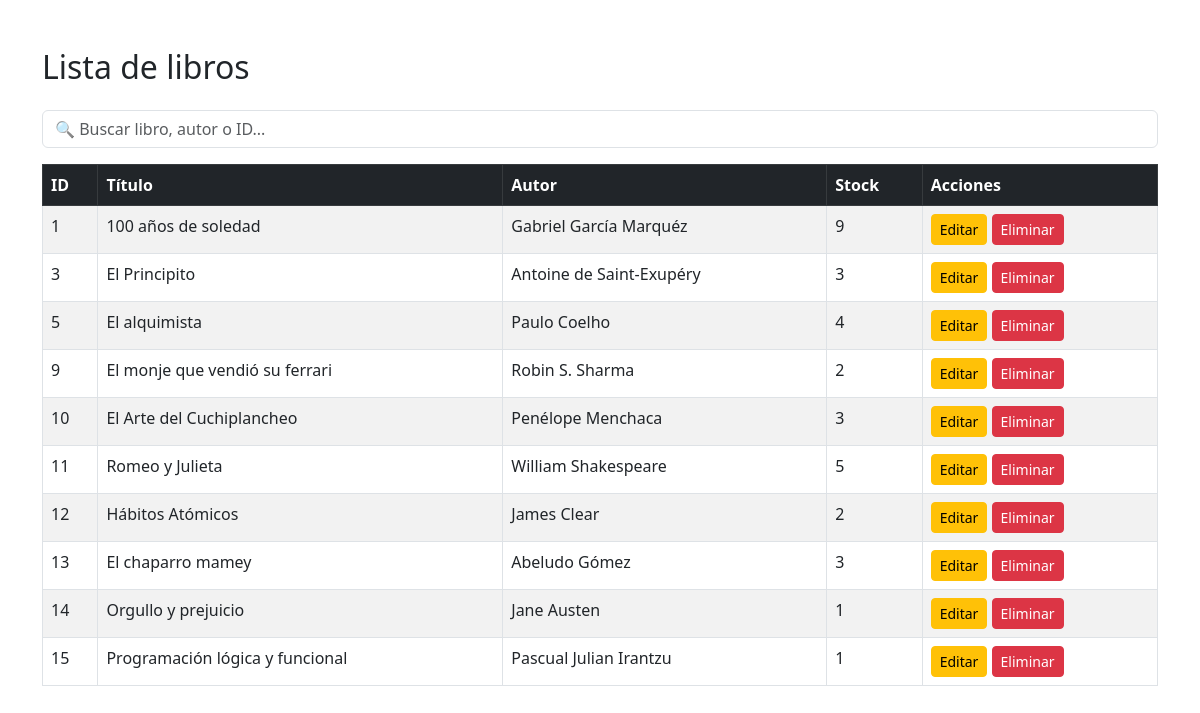
The app's page /ConsultarLibros.php (signed in) with its own data.
### tables this page shows
CREATE TABLE `libros` (
  `id` int NOT NULL,
  `titulo` varchar(150) NOT NULL,
  `autor` varchar(100) NOT NULL,
  `genero` varchar(50) DEFAULT NULL,
  `isbn` varchar(20) DEFAULT NULL,
  `stock` int NOT NULL,
  `activo` tinyint DEFAULT '1'
);

### ConsultarLibros.php (the view, shortened to what this page needs)
<?php
include("conexion.php");
$result = $conexion->query("SELECT * FROM libros WHERE activo = 1");
?>
<!DOCTYPE html>
<html>
<head>
    <link href="https://cdn.jsdelivr.net/npm/bootstrap@5.3.0/dist/css/bootstrap.min.css" rel="stylesheet">
</head>
<body>
<div class="container mt-5">
    <h2 class="mb-4">Lista de libros</h2>
    <div class="mb-3">
    <input type="text" id="buscador" class="form-control" placeholder="🔍 Buscar libro, autor o ID...">
</div>
    <table class="table table-bordered table-striped table-hover" id="tablaLibros">
        <thead class="table-dark">
            <tr>
                <th>ID</th>
                <th>Título</th>
                <th>Autor</th>
                <th>Stock</th>
                <th>Acciones</th>
            </tr>
        </thead>
        <tbody>
<?php while ($row = $result->fetch_assoc()) { ?>
    <tr>
        <td><?php echo $row['id']; ?></td>
        <td><?php echo htmlspecialchars($row['titulo']); ?></td>
        <td><?php echo htmlspecialchars($row['autor']); ?></td>
        <td><?php echo $row['stock']; ?></td>
        <td>
            <a href="editar_libro.php?id=<?php echo $row['id']; ?>" class="btn btn-warning btn-sm">Editar</a>
            <a href="eliminar_libro.php?id=<?php echo $row['id']; ?>"
            class="btn btn-danger btn-sm"
            onclick="return confirmarEliminacion(<?php echo $row['stock']; ?>)">
            Eliminar</a>
        </td>
    </tr>
<?php } ?>
</tbody>
    </table>
</div>
</body>
</html>

### records on screen
libros: id "1", titulo "100 años de soledad", autor "Gabriel García Marquéz", stock "9"
libros: id "3", titulo "El Principito", autor "Antoine de Saint-Exupéry", stock "3"
libros: id "5", titulo "El alquimista", autor "Paulo Coelho", stock "4"
libros: id "9", titulo "El monje que vendió su ferrari", autor "Robin S. Sharma", stock "2"
libros: id "10", titulo "El Arte del Cuchiplancheo", autor "Penélope Menchaca", stock "3"
libros: id "11", titulo "Romeo y Julieta", autor "William Shakespeare", stock "5"
libros: id "12", titulo "Hábitos Atómicos", autor "James Clear", stock "2"
libros: id "13", titulo "El chaparro mamey", autor "Abeludo Gómez", stock "3"
libros: id "14", titulo "Orgullo y prejuicio", autor "Jane Austen", stock "1"
libros: id "15", titulo "Programación lógica y funcional", autor "Pascual Julian Irantzu", stock "1"
